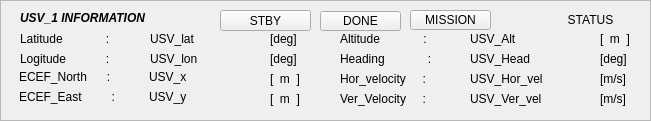
  <widget class="QFrame" name="frame_intruder">
   <property name="geometry">
    <rect>
     <x>1180</x>
     <y>240</y>
     <width>651</width>
     <height>121</height>
    </rect>
   </property>
   <property name="frameShape">
    <enum>QFrame::StyledPanel</enum>
   </property>
   <property name="frameShadow">
    <enum>QFrame::Raised</enum>
   </property>
   <widget class="QLabel" name="USV1_alt">
    <property name="geometry">
     <rect>
      <x>470</x>
      <y>30</y>
      <width>107</width>
      <height>17</height>
     </rect>
    </property>
    <property name="text">
     <string>USV_Alt</string>
    </property>
   </widget>
   <widget class="QLabel" name="USV1_head">
    <property name="geometry">
     <rect>
      <x>470</x>
      <y>50</y>
      <width>107</width>
      <height>17</height>
     </rect>
    </property>
    <property name="text">
     <string>USV_Head</string>
    </property>
   </widget>
   <widget class="QLabel" name="label_16">
    <property name="geometry">
     <rect>
      <x>340</x>
      <y>50</y>
      <width>111</width>
      <height>17</height>
     </rect>
    </property>
    <property name="text">
     <string>Heading             :</string>
    </property>
   </widget>
   <widget class="QLabel" name="label_17">
    <property name="geometry">
     <rect>
      <x>340</x>
      <y>30</y>
      <width>107</width>
      <height>17</height>
     </rect>
    </property>
    <property name="text">
     <string>Altitude             :</string>
    </property>
   </widget>
   <widget class="QLabel" name="label_18">
    <property name="geometry">
     <rect>
      <x>340</x>
      <y>70</y>
      <width>111</width>
      <height>17</height>
     </rect>
    </property>
    <property name="text">
     <string>Hor_velocity     :</string>
    </property>
   </widget>
   <widget class="QLabel" name="label_19">
    <property name="geometry">
     <rect>
      <x>340</x>
      <y>90</y>
      <width>111</width>
      <height>17</height>
     </rect>
    </property>
    <property name="text">
     <string>Ver_Velocity     :</string>
    </property>
   </widget>
   <widget class="QLabel" name="IN_USV1_Hor_vel">
    <property name="geometry">
     <rect>
      <x>470</x>
      <y>70</y>
      <width>121</width>
      <height>17</height>
     </rect>
    </property>
    <property name="text">
     <string>USV_Hor_vel</string>
    </property>
   </widget>
   <widget class="QLabel" name="IN_USV1_Ver_vel">
    <property name="geometry">
     <rect>
      <x>470</x>
      <y>90</y>
      <width>121</width>
      <height>17</height>
     </rect>
    </property>
    <property name="text">
     <string>USV_Ver_vel</string>
    </property>
   </widget>
   <widget class="QLabel" name="label_20">
    <property name="geometry">
     <rect>
      <x>19</x>
      <y>88</y>
      <width>107</width>
      <height>17</height>
     </rect>
    </property>
    <property name="text">
     <string>ECEF_East         :</string>
    </property>
   </widget>
   <widget class="QLabel" name="label_21">
    <property name="geometry">
     <rect>
      <x>20</x>
      <y>50</y>
      <width>107</width>
      <height>17</height>
     </rect>
    </property>
    <property name="text">
     <string>Logitude            :</string>
    </property>
   </widget>
   <widget class="QLabel" name="IN_USV1_y">
    <property name="geometry">
     <rect>
      <x>149</x>
      <y>88</y>
      <width>107</width>
      <height>17</height>
     </rect>
    </property>
    <property name="text">
     <string>USV_y</string>
    </property>
   </widget>
   <widget class="QLabel" name="USV1_lat">
    <property name="geometry">
     <rect>
      <x>150</x>
      <y>30</y>
      <width>107</width>
      <height>17</height>
     </rect>
    </property>
    <property name="text">
     <string>USV_lat</string>
    </property>
   </widget>
   <widget class="QLabel" name="label_23">
    <property name="geometry">
     <rect>
      <x>20</x>
      <y>30</y>
      <width>107</width>
      <height>17</height>
     </rect>
    </property>
    <property name="text">
     <string>Latitude             :</string>
    </property>
   </widget>
   <widget class="QLabel" name="USV1_lon">
    <property name="geometry">
     <rect>
      <x>150</x>
      <y>50</y>
      <width>107</width>
      <height>17</height>
     </rect>
    </property>
    <property name="text">
     <string>USV_lon</string>
    </property>
   </widget>
   <widget class="QLabel" name="IN_USV1_x">
    <property name="geometry">
     <rect>
      <x>149</x>
      <y>68</y>
      <width>107</width>
      <height>17</height>
     </rect>
    </property>
    <property name="text">
     <string>USV_x</string>
    </property>
   </widget>
   <widget class="QLabel" name="label_24">
    <property name="geometry">
     <rect>
      <x>19</x>
      <y>68</y>
      <width>107</width>
      <height>17</height>
     </rect>
    </property>
    <property name="text">
     <string>ECEF_North      :</string>
    </property>
   </widget>
   <widget class="QLabel" name="label_29">
    <property name="geometry">
     <rect>
      <x>270</x>
      <y>30</y>
      <width>41</width>
      <height>17</height>
     </rect>
    </property>
    <property name="text">
     <string>[deg]</string>
    </property>
   </widget>
   <widget class="QLabel" name="label_30">
    <property name="geometry">
     <rect>
      <x>270</x>
      <y>50</y>
      <width>41</width>
      <height>17</height>
     </rect>
    </property>
    <property name="text">
     <string>[deg]</string>
    </property>
   </widget>
   <widget class="QLabel" name="label_31">
    <property name="geometry">
     <rect>
      <x>270</x>
      <y>90</y>
      <width>41</width>
      <height>17</height>
     </rect>
    </property>
    <property name="text">
     <string>[  m  ]</string>
    </property>
   </widget>
   <widget class="QLabel" name="label_32">
    <property name="geometry">
     <rect>
      <x>600</x>
      <y>30</y>
      <width>41</width>
      <height>17</height>
     </rect>
    </property>
    <property name="text">
     <string>[  m  ]</string>
    </property>
   </widget>
   <widget class="QLabel" name="label_33">
    <property name="geometry">
     <rect>
      <x>600</x>
      <y>90</y>
      <width>41</width>
      <height>17</height>
     </rect>
    </property>
    <property name="text">
     <string>[m/s]</string>
    </property>
   </widget>
   <widget class="QLabel" name="label_34">
    <property name="geometry">
     <rect>
      <x>600</x>
      <y>70</y>
      <width>41</width>
      <height>17</height>
     </rect>
    </property>
    <property name="text">
     <string>[m/s]</string>
    </property>
   </widget>
   <widget class="QLabel" name="label_35">
    <property name="geometry">
     <rect>
      <x>600</x>
      <y>50</y>
      <width>41</width>
      <height>17</height>
     </rect>
    </property>
    <property name="text">
     <string>[deg]</string>
    </property>
   </widget>
   <widget class="QLabel" name="label_36">
    <property name="geometry">
     <rect>
      <x>270</x>
      <y>70</y>
      <width>41</width>
      <height>17</height>
     </rect>
    </property>
    <property name="text">
     <string>[  m  ]</string>
    </property>
   </widget>
   <widget class="QLabel" name="label_38">
    <property name="geometry">
     <rect>
      <x>20</x>
      <y>10</y>
      <width>201</width>
      <height>17</height>
     </rect>
    </property>
    <property name="frameShape">
     <enum>QFrame::NoFrame</enum>
    </property>
    <property name="text">
     <string>&lt;html&gt;&lt;head/&gt;&lt;body&gt;&lt;p&gt;&lt;span style=&quot; font-weight:600; font-style:italic;&quot;&gt;USV_1 INFORMATION&lt;/span&gt;&lt;/p&gt;&lt;/body&gt;&lt;/html&gt;</string>
    </property>
   </widget>
   <widget class="QLabel" name="USV1_Status">
    <property name="geometry">
     <rect>
      <x>540</x>
      <y>10</y>
      <width>101</width>
      <height>21</height>
     </rect>
    </property>
    <property name="text">
     <string>&lt;html&gt;&lt;head/&gt;&lt;body&gt;&lt;p align=&quot;center&quot;&gt;STATUS&lt;/p&gt;&lt;/body&gt;&lt;/html&gt;</string>
    </property>
   </widget>
   <widget class="QPushButton" name="USV1_mission_button">
    <property name="geometry">
     <rect>
      <x>410</x>
      <y>10</y>
      <width>81</width>
      <height>20</height>
     </rect>
    </property>
    <property name="text">
     <string>MISSION</string>
    </property>
   </widget>
   <widget class="QPushButton" name="USV1_done_button">
    <property name="geometry">
     <rect>
      <x>320</x>
      <y>11</y>
      <width>81</width>
      <height>20</height>
     </rect>
    </property>
    <property name="text">
     <string>DONE</string>
    </property>
   </widget>
   <widget class="QPushButton" name="USV1_stby_button">
    <property name="geometry">
     <rect>
      <x>220</x>
      <y>10</y>
      <width>91</width>
      <height>21</height>
     </rect>
    </property>
    <property name="text">
     <string>STBY</string>
    </property>
   </widget>
  </widget>
